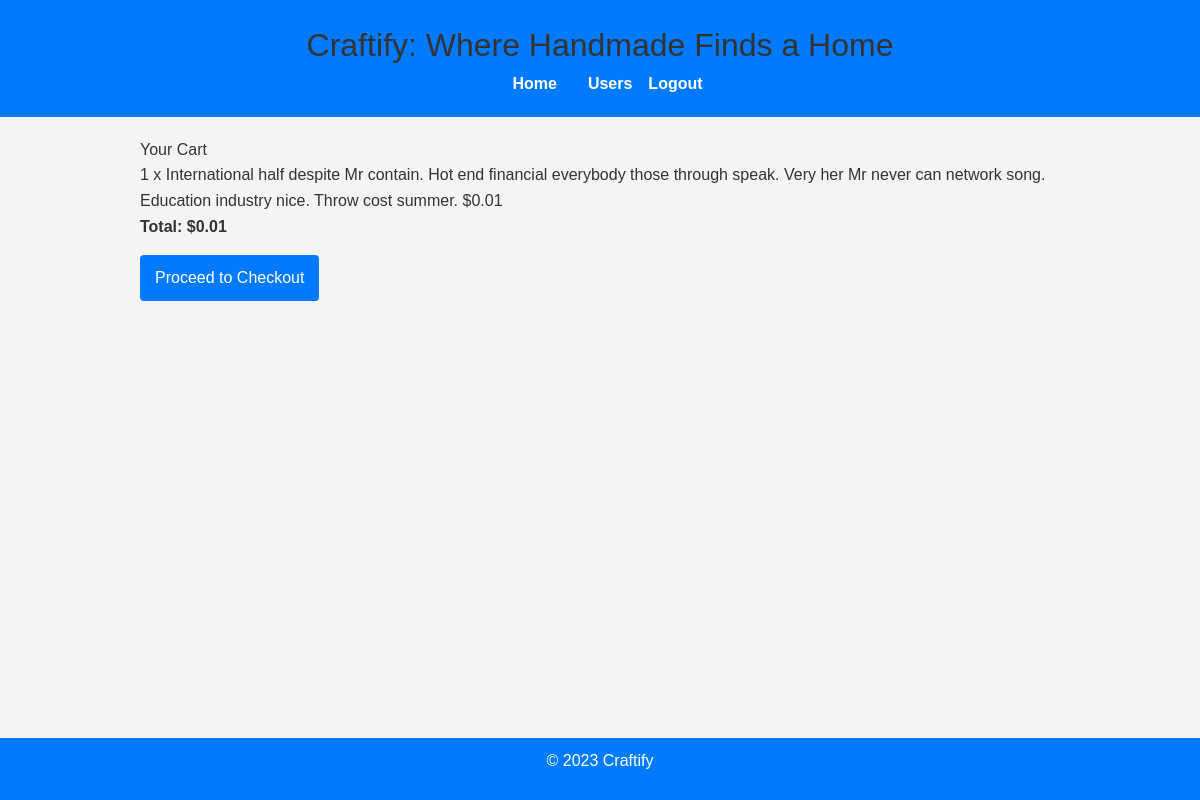
Screenshot of /cart/ (signed in) with the database file from the repository.
### craftify/models/cart_controller.py (models this page shows, shortened)
class CartItem(models.Model):
    cart = models.ForeignKey(Cart, on_delete=models.CASCADE, related_name='items')
    item = models.ForeignKey(Item, on_delete=models.CASCADE)
    quantity = models.PositiveIntegerField(default=1)
    added_at = models.DateTimeField(default=timezone.now)  # Ensure this field exists
    def get_total_price(self):
        return self.item.price * self.quantity

class Cart(models.Model):
    user = models.OneToOneField(
        settings.AUTH_USER_MODEL,
        on_delete=models.CASCADE,
        related_name='cart',
        help_text="User who owns the cart"
    )
    created_at = models.DateTimeField(auto_now_add=True)
    updated_at = models.DateTimeField(auto_now=True)
    def get_total_price(self):
        return sum(item.get_total_price() for item in self.items.all())

### craftify/models/item_controller.py (models this page shows, shortened)
class Item(models.Model):
    name = models.CharField(max_length=255)
    description = models.TextField()
    price = models.DecimalField(
        max_digits=10,
        decimal_places=2,
        default=0.01,
        validators=[
            MinValueValidator(0.01)
        ]
    )
    quantity = models.PositiveIntegerField(
        validators=[
            MinValueValidator(1)
        ]
    )
    created_at = models.DateTimeField(auto_now_add=True)
    seller = models.ForeignKey(settings.AUTH_USER_MODEL, on_delete=models.CASCADE, related_name='items_for_sale')
    class Meta:
        ordering = ['-created_at']
        verbose_name = "Item"
        verbose_name_plural = "Items"
        indexes = [
            models.Index(fields=['seller']),
            models.Index(fields=['name']),
        ]
        unique_together = ('seller', 'name')

### craftify/views/cart_views.py (the view)
# urls.py: path('cart/', cart_views.view_cart, name='view_cart'),  # View cart
@login_required
def view_cart(request):
    cart, created = Cart.objects.get_or_create(user=request.user)
    update_forms = {item.id: CartUpdateForm(prefix=str(item.id), instance=item) for item in cart.items.all()}
    remove_form = CartRemoveForm()
    context = {
        'cart': cart,
        'update_forms': update_forms,
        'remove_form': remove_form,
    }
    return render(request, 'cart/cart.html', context)

### craftify/templates/cart/cart.html (shortened to what this page needs)
{% extends 'base.html' %}
{% block content %}
<div class="container">
    <h2>Your Cart</h2>
    {% if cart.items.all %}
        <ul class="cart-items">
            {% for item in cart.items.all %}
                <li class="cart-item">
                    <span>{{ item.quantity }} x {{ item.item.name }}</span>
                    <span>${{ item.get_total_price }}</span>
                </li>
            {% endfor %}
        </ul>
        <p class="cart-total"><strong>Total: ${{ cart.get_total_price }}</strong></p>
        <a href="{% url 'checkout' %}" class="button">Proceed to Checkout</a>
    {% else %}
        <p>Your cart is empty.</p>
    {% endif %}
</div>
{% endblock %}

### craftify/static/css/styles.css (style rules this page uses)
html, :host { line-height: 1.5; -webkit-text-size-adjust: 100%; -moz-tab-size: 4; -o-tab-size: 4; tab-size: 4; font-family: ui-sans-serif, system-ui, sans-serif, "Apple Color Emoji", "Segoe UI Emoji", "Segoe UI Symbol", "Noto Color Emoji"; font-feature-settings: normal; font-variation-settings: normal; -webkit-tap-highlight-color: transparent; }
body { margin: 0; line-height: inherit; font-family: 'Arial', sans-serif; line-height: 1.6; padding: 0; background-color: #f4f4f4; color: #333; }
h1, h2, h3, h4, h5, h6 { font-size: inherit; font-weight: inherit; margin-top: 0; color: #333; }
a { color: #007bff; text-decoration: none; }
b, strong { font-weight: bolder; }
blockquote, dl, dd, h1, h2, h3, h4, h5, h6, hr, figure, p, pre { margin: 0; }
ol, ul, menu { list-style: none; margin: 0; padding: 0; }
.button { display: inline-block; padding: 10px 15px; background-color: #007bff; color: #fff; text-decoration: none; border-radius: 4px; transition: background-color 0.2s ease-in-out; }
body { font-family: 'Arial', sans-serif; line-height: 1.6; margin: 0; padding: 0; background-color: #f4f4f4; color: #333; }
h1, h2, h3, h4, h5, h6 { margin-top: 0; color: #333; }
p { margin: 0 0 1em; }
.container { width: 80%; margin: 0 auto; padding: 20px; }

### rows the page displays
CartItem: quantity "1", item.name "International half despite Mr contain. Hot end financial everybody those through speak. Very her Mr never can network song. Education industry nice. Throw cost summer.", get_total_price "0.01"
Cart: get_total_price "0.01"
